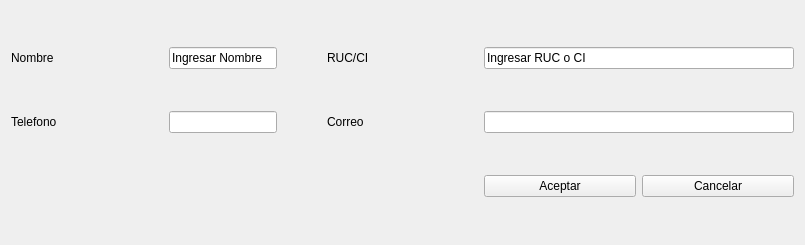
<?xml version="1.0" encoding="UTF-8"?>
<ui version="4.0">
 <class>Form</class>
 <widget class="QWidget" name="Form">
  <property name="geometry">
   <rect>
    <x>0</x>
    <y>0</y>
    <width>805</width>
    <height>245</height>
   </rect>
  </property>
  <property name="minimumSize">
   <size>
    <width>805</width>
    <height>0</height>
   </size>
  </property>
  <property name="windowTitle">
   <string>Form</string>
  </property>
  <layout class="QGridLayout" name="gridLayout">
   <item row="0" column="1" alignment="Qt::AlignmentFlag::AlignLeft">
    <widget class="QLineEdit" name="lineEditNombre">
     <property name="text">
      <string>Ingresar Nombre</string>
     </property>
    </widget>
   </item>
   <item row="1" column="1" alignment="Qt::AlignmentFlag::AlignLeft">
    <widget class="QLineEdit" name="lineEditTelefono">
     <property name="text">
      <string/>
     </property>
    </widget>
   </item>
   <item row="0" column="3" colspan="2">
    <widget class="QLineEdit" name="lineEditRuc_Ci">
     <property name="text">
      <string>Ingresar RUC o CI</string>
     </property>
    </widget>
   </item>
   <item row="2" column="3">
    <widget class="QPushButton" name="pushButtonAceptar">
     <property name="text">
      <string>Aceptar</string>
     </property>
    </widget>
   </item>
   <item row="1" column="3" colspan="2">
    <widget class="QLineEdit" name="lineEditCorreo"/>
   </item>
   <item row="0" column="2">
    <widget class="QLabel" name="labelRuc_Ci">
     <property name="text">
      <string>RUC/CI</string>
     </property>
    </widget>
   </item>
   <item row="1" column="2">
    <widget class="QLabel" name="labelCorreo">
     <property name="text">
      <string>Correo</string>
     </property>
    </widget>
   </item>
   <item row="2" column="4">
    <widget class="QPushButton" name="pushButtonCancelar">
     <property name="text">
      <string>Cancelar</string>
     </property>
    </widget>
   </item>
   <item row="0" column="0">
    <widget class="QLabel" name="labelNombre">
     <property name="text">
      <string>Nombre</string>
     </property>
    </widget>
   </item>
   <item row="1" column="0">
    <widget class="QLabel" name="labelTelefono">
     <property name="text">
      <string>Telefono</string>
     </property>
    </widget>
   </item>
  </layout>
 </widget>
 <resources/>
 <connections/>
</ui>
